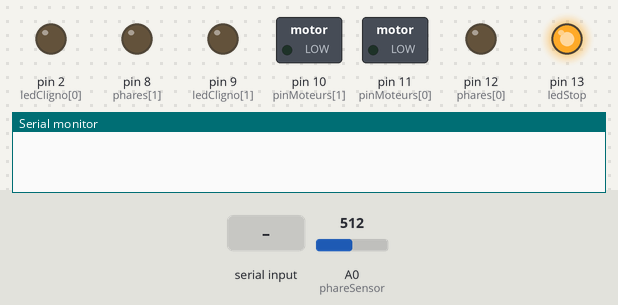
This sketch was run on a simulated Arduino Uno, built with avr-gcc and run on an emulated ATmega328P. Parts: switched loads named in the sketch (green lamp = pin HIGH), output pins drawn as LEDs (lit = HIGH), the last lines printed to the serial monitor. Dashed ring = blinking. Inputs (shaded band) come from the test bench; at power-on: A0 (phareSensor) = 512. Pins used as bus, display or sensor lines are not drawn.

Above: at 1.2 s.
1.3 s: "1," received over Serial
At 2.35 s:
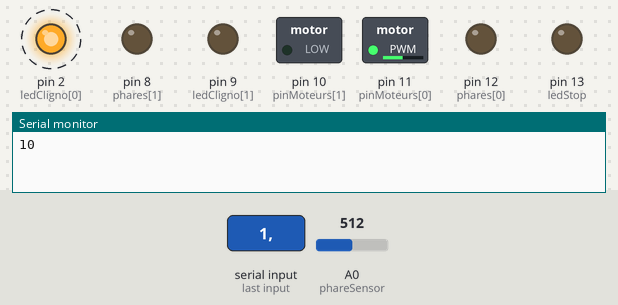
4.3 s: A0 (phareSensor) set to 105
7.3 s: A0 (phareSensor) set to 93
At 7.55 s:
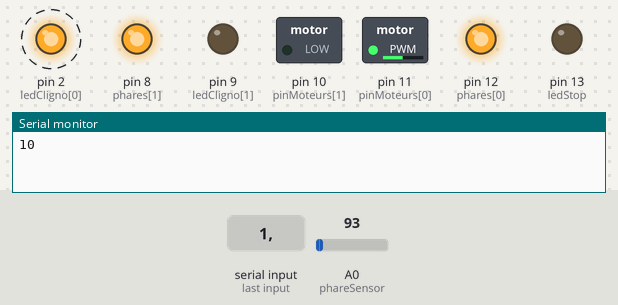
10.3 s: "90,45," received over Serial
At 11.5 s:
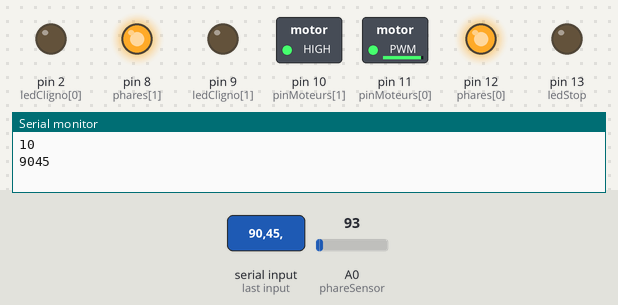
11.8 s: "30,150," received over Serial
At 12.9 s:
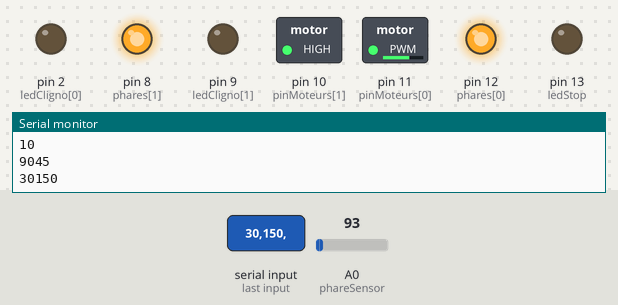
13.3 s: "0," received over Serial
At 14.6 s:
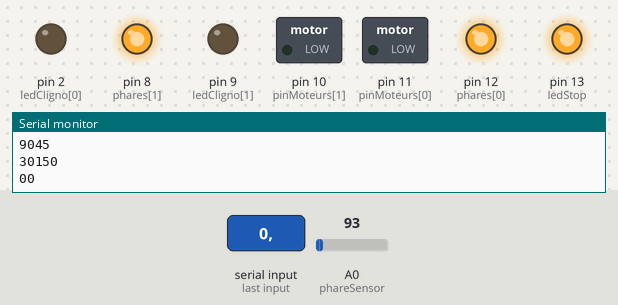
Timing chart, 0 to 16.3 s (numbered marks = the images above; inputs shaded):
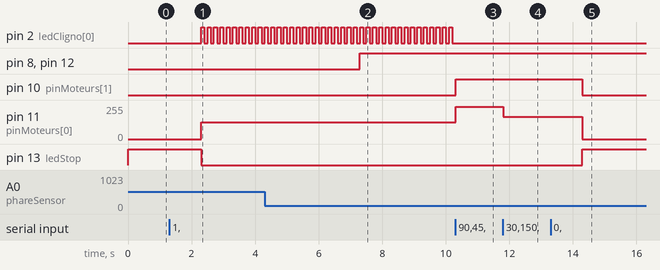

The sketch:

voitureComplet.ino
```cpp
// PINS
// phares
const int phareSensor = A0;
int phares[] = {12, 8, 1, 0};
// stop
int ledStop = 13;
int ledStopOutput = 0;
// moteurs - idx: Left = 0 | Right = 1 | Avance = 2
int pinMoteurs[2] = {11, 10};
int valueMoteurs[3] = {0,0,0}; // HIGH = 1 | LOW = 0
float moteursWeights[2] = {1, 0.9};
// cligno - idx: Left = 0 | Right = 1
int ledCligno[2] = {2, 9};
int valueCligno[2] = {0, 0}; // HIGH = 1 | LOW = 0
int delayCligno = 100;
int clignoCompare;

void setup() {
  // pins as OUTPUT
  for (int i = 0; i < 4; i++){
    pinMode(phares[i], OUTPUT);
  }
  pinMode(ledStop, OUTPUT);
  pinMode(ledCligno[0], OUTPUT); // Gauche
  pinMode(ledCligno[1], OUTPUT); // Droite
  pinMode(pinMoteurs[0], OUTPUT); // MotG
  pinMode(pinMoteurs[1], OUTPUT); // MotD
  // Initialize values
  int clignoCompare = millis();
  // Serial (from python / output as control)
  Serial.begin(9600);
}

void loop() {
  // phares
  int valeurSensor = analogRead(phareSensor);
  lightPhares(valeurSensor);
  // from Serial
  if (Serial.available() > 0) {
    parse_data();
  }
  // stop - only write when new information (avoid overflow of information)
  if (valueMoteurs[0] == 0 && valueMoteurs[1] == 0 && ledStopOutput == 0){
    ledStopOutput = !ledStopOutput;
    digitalWrite(ledStop, ledStopOutput);
  } else if (ledStopOutput == 1 && !(valueMoteurs[0] == 0 && valueMoteurs[1] == 0)) { // turn off lights otherwise
    ledStopOutput = !ledStopOutput;
    digitalWrite(ledStop, ledStopOutput);
  }
  // cligno
  //Serial.println(millis() - clignoCompare);
  if (valueMoteurs[0] > 0 && valueMoteurs[1] == 0){
    if (millis() - clignoCompare >= delayCligno) {
      cligno(0);
      clignoCompare = millis();
    }
    if (valueCligno[1] == 1) {
      cligno(1); // turn off in case still on
    }
  } else if (valueMoteurs[1] > 0 && valueMoteurs[0] == 0){
    if (millis() - clignoCompare >= delayCligno) {
      cligno(1);
      clignoCompare = millis();
    }
    if (valueCligno[0] == 1) {
      cligno(0); // turn off in case still on
    }
  } else { // turn off cligno otherwise
    if (valueCligno[0] == 1){
      cligno(0);
    } else if (valueCligno[1] == 1){
      cligno(1);
    }
  }
  // moteur
  controlMotor(valueMoteurs);
}


// --------------------------- LED ---------------------------
void cligno(int lrCligno) {
  valueCligno[lrCligno] = !valueCligno[lrCligno];
  digitalWrite(ledCligno[lrCligno], valueCligno[lrCligno]);
}

void lightPhares(int valeurSensor){
  // Allumage / Extinction des feux de voiture en
  // fonction de la luminosité
  // Deux pins par phare (leds R+V)
  if (valeurSensor < 100){
    for (int idx = 0; idx < 4; idx++){
      digitalWrite(phares[idx], HIGH);
    }
  } else { // (valeurSensor > 100)
    for (int idx = 0; idx < 4; idx++){
      digitalWrite(phares[idx], LOW);
    }
  }
}

// ------------------------- MOTEURS ------------------------
void controlMotor(int val[3]) {
  // moteurs - idx: Left = 0 | Right = 1 | Avance = 2
  for (int i = 0; i < 2; i++){
    analogWrite(pinMoteurs[i], moteursWeights[i]*125*val[i]); // motor imbalance
  }
}


// -------------------------- DATA --------------------------
void parse_data(){
  // Parse Serial from Python
  valueMoteurs[0] = Serial.readStringUntil(',').toInt();
  Serial.read(); // removing next character ','
  valueMoteurs[1] = Serial.readStringUntil(',').toInt();
  //Serial.read(); // removing next character ','
  //valueMoteurs[2] = Serial.readStringUntil('\n').toInt();
  Serial.read(); // removing next character '\n'
  valueMoteurs[2] = (valueMoteurs[0] == valueMoteurs[1]);
  Serial.print(valueMoteurs[0]);
  Serial.println(valueMoteurs[1]);
}
```

Measured:
- the behaviour switches between 100 and 99 on A0 (phareSensor) (found by bisection; images 1 and 2)
- after the input at 1.3 s, pin 2 (ledCligno[0]): alternates HIGH for 0.10 s and LOW for 0.10 s, starting after 1.0 s; pin 11 (pinMoteurs[0]): 0/255 → 125/255 after 1.0 s; pin 13 (ledStop): HIGH → LOW after 1.0 s
- after the input at 7.3 s, pin 8 (phares[1]), pin 12 (phares[0]): LOW → HIGH at once
- after the input at 10.3 s, pin 2 (ledCligno[0]): stops changing and stays LOW; pin 10 (pinMoteurs[1]): LOW → HIGH at once; pin 11 (pinMoteurs[0]): 125/255 → 242/255 at once
- after the input at 11.8 s, pin 11 (pinMoteurs[0]): 242/255 → 166/255 at once
- after the input at 13.3 s, pin 10 (pinMoteurs[1]): HIGH → LOW after 1.0 s; pin 11 (pinMoteurs[0]): 166/255 → 0/255 after 1.0 s; pin 13 (ledStop): LOW → HIGH after 1.0 s
